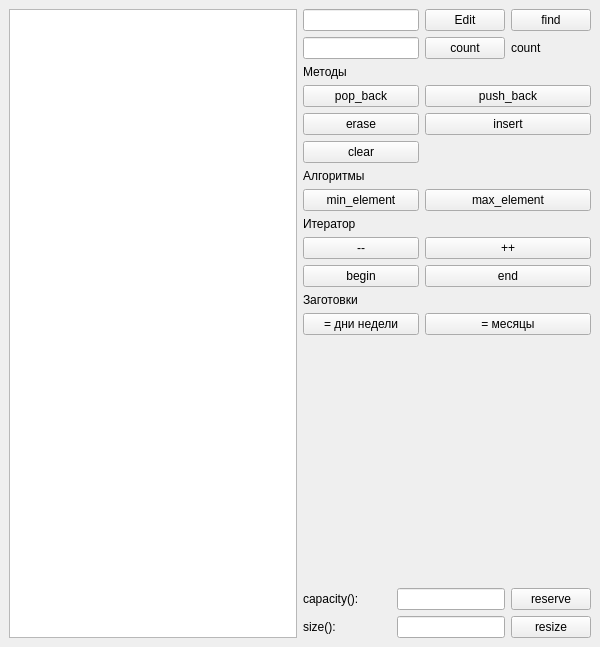
<?xml version="1.0" encoding="UTF-8"?>
<ui version="4.0">
 <class>MainWindow</class>
 <widget class="QMainWindow" name="MainWindow">
  <property name="geometry">
   <rect>
    <x>0</x>
    <y>0</y>
    <width>600</width>
    <height>647</height>
   </rect>
  </property>
  <property name="windowTitle">
   <string>std::vector demo</string>
  </property>
  <widget class="QWidget" name="centralwidget">
   <layout class="QGridLayout" name="gridLayout_2">
    <item row="0" column="0">
     <widget class="QListWidget" name="list_widget"/>
    </item>
    <item row="0" column="1">
     <layout class="QGridLayout" name="gridLayout" rowstretch="0,0,0,0,0,0,0,0,0,0,0,0,0,0,0,0,0,0,0" columnstretch="1,0,0,0">
      <item row="10" column="0" colspan="2">
       <widget class="QPushButton" name="pb_minus">
        <property name="text">
         <string>--</string>
        </property>
       </widget>
      </item>
      <item row="14" column="2" colspan="2">
       <widget class="QPushButton" name="pb_months">
        <property name="text">
         <string>= месяцы</string>
        </property>
       </widget>
      </item>
      <item row="9" column="0" colspan="4">
       <widget class="QLabel" name="lbl_4">
        <property name="text">
         <string>Итератор</string>
        </property>
       </widget>
      </item>
      <item row="3" column="2" colspan="2">
       <widget class="QPushButton" name="pb_push_back">
        <property name="text">
         <string>push_back</string>
        </property>
       </widget>
      </item>
      <item row="4" column="0" colspan="2">
       <widget class="QPushButton" name="pb_erase">
        <property name="text">
         <string>erase</string>
        </property>
       </widget>
      </item>
      <item row="11" column="2" colspan="2">
       <widget class="QPushButton" name="pb_end">
        <property name="text">
         <string>end</string>
        </property>
       </widget>
      </item>
      <item row="18" column="3">
       <widget class="QPushButton" name="pb_resize">
        <property name="text">
         <string>resize</string>
        </property>
       </widget>
      </item>
      <item row="7" column="2" colspan="2">
       <widget class="QPushButton" name="pb_max_element">
        <property name="text">
         <string>max_element</string>
        </property>
       </widget>
      </item>
      <item row="0" column="3">
       <widget class="QPushButton" name="pb_find">
        <property name="text">
         <string>find</string>
        </property>
       </widget>
      </item>
      <item row="7" column="0" colspan="2">
       <widget class="QPushButton" name="pb_min_element">
        <property name="text">
         <string>min_element</string>
        </property>
       </widget>
      </item>
      <item row="0" column="0" colspan="2">
       <widget class="QLineEdit" name="txt_elem_content"/>
      </item>
      <item row="6" column="0" colspan="4">
       <widget class="QLabel" name="lbl_6">
        <property name="text">
         <string>Алгоритмы</string>
        </property>
       </widget>
      </item>
      <item row="5" column="0" colspan="2">
       <widget class="QPushButton" name="pb_clear">
        <property name="text">
         <string>clear</string>
        </property>
       </widget>
      </item>
      <item row="17" column="1" colspan="2">
       <widget class="QLineEdit" name="txt_capacity"/>
      </item>
      <item row="15" column="1">
       <spacer name="verticalSpacer">
        <property name="orientation">
         <enum>Qt::Orientation::Vertical</enum>
        </property>
        <property name="sizeHint" stdset="0">
         <size>
          <width>20</width>
          <height>40</height>
         </size>
        </property>
       </spacer>
      </item>
      <item row="17" column="3">
       <widget class="QPushButton" name="pb_reserve">
        <property name="text">
         <string>reserve</string>
        </property>
       </widget>
      </item>
      <item row="17" column="0">
       <widget class="QLabel" name="lbl_5">
        <property name="text">
         <string>capacity():</string>
        </property>
       </widget>
      </item>
      <item row="18" column="0">
       <widget class="QLabel" name="lbl_3">
        <property name="text">
         <string>size():</string>
        </property>
       </widget>
      </item>
      <item row="14" column="0" colspan="2">
       <widget class="QPushButton" name="pb_days">
        <property name="text">
         <string>= дни недели</string>
        </property>
       </widget>
      </item>
      <item row="4" column="2" colspan="2">
       <widget class="QPushButton" name="pb_insert">
        <property name="text">
         <string>insert</string>
        </property>
       </widget>
      </item>
      <item row="2" column="0" colspan="4">
       <widget class="QLabel" name="lbl_1">
        <property name="text">
         <string>Методы</string>
        </property>
       </widget>
      </item>
      <item row="18" column="1" colspan="2">
       <widget class="QLineEdit" name="txt_size"/>
      </item>
      <item row="13" column="0" colspan="3">
       <widget class="QLabel" name="lbl_2">
        <property name="text">
         <string>Заготовки</string>
        </property>
       </widget>
      </item>
      <item row="11" column="0" colspan="2">
       <widget class="QPushButton" name="pb_begin">
        <property name="text">
         <string>begin</string>
        </property>
       </widget>
      </item>
      <item row="10" column="2" colspan="2">
       <widget class="QPushButton" name="pb_plus">
        <property name="text">
         <string>++</string>
        </property>
       </widget>
      </item>
      <item row="0" column="2">
       <widget class="QPushButton" name="pb_edit">
        <property name="text">
         <string>Edit</string>
        </property>
       </widget>
      </item>
      <item row="3" column="0" colspan="2">
       <widget class="QPushButton" name="pb_pop_back">
        <property name="text">
         <string>pop_back</string>
        </property>
       </widget>
      </item>
      <item row="1" column="0" colspan="2">
       <widget class="QLineEdit" name="le_count"/>
      </item>
      <item row="1" column="2">
       <widget class="QPushButton" name="pb_count">
        <property name="text">
         <string>count</string>
        </property>
       </widget>
      </item>
      <item row="1" column="3">
       <widget class="QLabel" name="lbl_count">
        <property name="text">
         <string>count</string>
        </property>
       </widget>
      </item>
     </layout>
    </item>
   </layout>
  </widget>
 </widget>
 <resources/>
 <connections/>
</ui>
